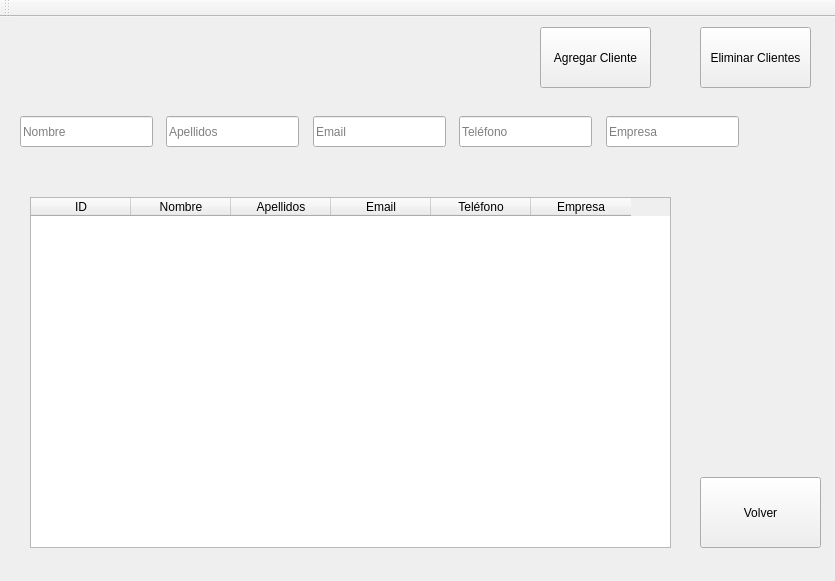
<?xml version="1.0" encoding="UTF-8"?>
<ui version="4.0">
 <class>crm</class>
 <widget class="QMainWindow" name="crm">
  <property name="geometry">
   <rect>
    <x>0</x>
    <y>0</y>
    <width>835</width>
    <height>581</height>
   </rect>
  </property>
  <property name="sizePolicy">
   <sizepolicy hsizetype="Fixed" vsizetype="Fixed">
    <horstretch>0</horstretch>
    <verstretch>0</verstretch>
   </sizepolicy>
  </property>
  <property name="minimumSize">
   <size>
    <width>835</width>
    <height>581</height>
   </size>
  </property>
  <property name="maximumSize">
   <size>
    <width>835</width>
    <height>581</height>
   </size>
  </property>
  <property name="windowTitle">
   <string>CRM</string>
  </property>
  <widget class="QWidget" name="centralwidget">
   <widget class="QLineEdit" name="lineApellidos">
    <property name="geometry">
     <rect>
      <x>166</x>
      <y>99</y>
      <width>133</width>
      <height>31</height>
     </rect>
    </property>
    <property name="placeholderText">
     <string>Apellidos</string>
    </property>
   </widget>
   <widget class="QPushButton" name="btnVolver">
    <property name="geometry">
     <rect>
      <x>700</x>
      <y>460</y>
      <width>121</width>
      <height>71</height>
     </rect>
    </property>
    <property name="text">
     <string>Volver</string>
    </property>
   </widget>
   <widget class="QLineEdit" name="lineEmail">
    <property name="geometry">
     <rect>
      <x>313</x>
      <y>99</y>
      <width>133</width>
      <height>31</height>
     </rect>
    </property>
    <property name="placeholderText">
     <string>Email</string>
    </property>
   </widget>
   <widget class="QLineEdit" name="lineEdit_4">
    <property name="geometry">
     <rect>
      <x>606</x>
      <y>99</y>
      <width>133</width>
      <height>31</height>
     </rect>
    </property>
    <property name="placeholderText">
     <string>Empresa</string>
    </property>
   </widget>
   <widget class="QPushButton" name="btnAgregar">
    <property name="geometry">
     <rect>
      <x>540</x>
      <y>10</y>
      <width>111</width>
      <height>61</height>
     </rect>
    </property>
    <property name="text">
     <string>Agregar Cliente</string>
    </property>
   </widget>
   <widget class="QPushButton" name="btnEliminar">
    <property name="geometry">
     <rect>
      <x>700</x>
      <y>10</y>
      <width>111</width>
      <height>61</height>
     </rect>
    </property>
    <property name="text">
     <string>Eliminar Clientes</string>
    </property>
   </widget>
   <widget class="QLineEdit" name="lineTelefono">
    <property name="geometry">
     <rect>
      <x>459</x>
      <y>99</y>
      <width>133</width>
      <height>31</height>
     </rect>
    </property>
    <property name="placeholderText">
     <string>Teléfono</string>
    </property>
   </widget>
   <widget class="QTableWidget" name="tableWidget">
    <property name="geometry">
     <rect>
      <x>30</x>
      <y>180</y>
      <width>641</width>
      <height>351</height>
     </rect>
    </property>
    <column>
     <property name="text">
      <string>ID</string>
     </property>
    </column>
    <column>
     <property name="text">
      <string>Nombre</string>
     </property>
    </column>
    <column>
     <property name="text">
      <string>Apellidos</string>
     </property>
    </column>
    <column>
     <property name="text">
      <string>Email</string>
     </property>
    </column>
    <column>
     <property name="text">
      <string>Teléfono</string>
     </property>
    </column>
    <column>
     <property name="text">
      <string>Empresa</string>
     </property>
    </column>
   </widget>
   <widget class="QLineEdit" name="lineNombre">
    <property name="geometry">
     <rect>
      <x>20</x>
      <y>99</y>
      <width>133</width>
      <height>31</height>
     </rect>
    </property>
    <property name="placeholderText">
     <string>Nombre</string>
    </property>
   </widget>
  </widget>
  <widget class="QToolBar" name="toolBar">
   <property name="windowTitle">
    <string>toolBar</string>
   </property>
   <attribute name="toolBarArea">
    <enum>TopToolBarArea</enum>
   </attribute>
   <attribute name="toolBarBreak">
    <bool>false</bool>
   </attribute>
  </widget>
 </widget>
 <resources/>
 <connections/>
</ui>
